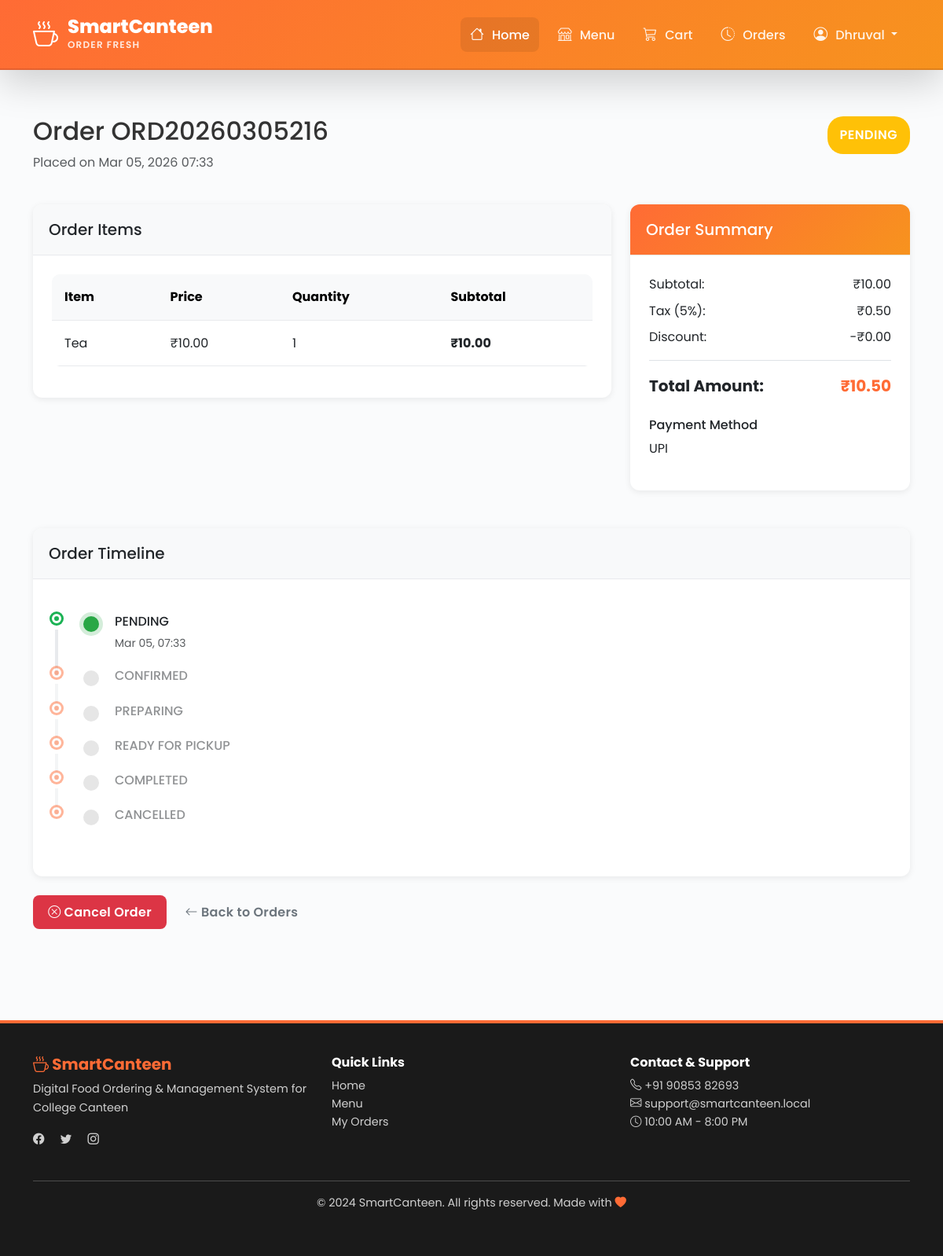
Screenshot of /order/ORD20260305216/ (signed in) with the database file from the repository.
### canteen/models.py (models this page shows, shortened)
class Order(models.Model):
    STATUS_CHOICES = [
        ('pending', 'Pending'),
        ('confirmed', 'Confirmed'),
        ('preparing', 'Preparing'),
        ('ready', 'Ready for Pickup'),
        ('completed', 'Completed'),
        ('cancelled', 'Cancelled'),
    ]
    PAYMENT_METHOD_CHOICES = [
        ('cash', 'Cash Payment'),
        ('card', 'Card Payment'),
        ('upi', 'UPI'),
        ('wallet', 'Wallet'),
    ]
    user = models.ForeignKey(
        User,
        on_delete=models.CASCADE,
        related_name='orders'
    )
    order_id = models.CharField(max_length=20, unique=True, db_index=True)
    status = models.CharField(
        max_length=20,
        choices=STATUS_CHOICES,
        default='pending'
    )
    payment_method = models.CharField(
        max_length=20,
        choices=PAYMENT_METHOD_CHOICES,
        default='cash'
    )
    subtotal = models.DecimalField(
        max_digits=10,
        decimal_places=2,
        validators=[MinValueValidator(Decimal('0.00'))]
    )
    tax = models.DecimalField(
        max_digits=10,
        decimal_places=2,
        default=0,
        validators=[MinValueValidator(Decimal('0.00'))]
    )
    discount = models.DecimalField(
        max_digits=10,
        decimal_places=2,
        default=0,
        validators=[MinValueValidator(Decimal('0.00'))]
    )
    total_amount = models.DecimalField(
        max_digits=10,
        decimal_places=2,
        validators=[MinValueValidator(Decimal('0.00'))]
    )
    special_instructions = models.TextField(blank=True, null=True)
    created_at = models.DateTimeField(auto_now_add=True)
    updated_at = models.DateTimeField(auto_now=True)
    estimated_ready_time = models.DateTimeField(null=True, blank=True)
    completed_at = models.DateTimeField(null=True, blank=True)
    class Meta:
        db_table = 'order'
        verbose_name = 'Order'
        verbose_name_plural = 'Orders'
        ordering = ['-created_at']
        indexes = [
            models.Index(fields=['order_id']),
            models.Index(fields=['user', '-created_at']),
            models.Index(fields=['status']),
        ]
    def can_cancel(self):
        cancellable_statuses = ['pending', 'confirmed']
        return self.status in cancellable_statuses

class OrderItem(models.Model):
    order = models.ForeignKey(
        Order,
        on_delete=models.CASCADE,
        related_name='items'
    )
    food_item = models.ForeignKey(
        FoodItem,
        on_delete=models.SET_NULL,
        null=True,
        related_name='order_items'
    )
    item_name = models.CharField(max_length=200)
    item_price = models.DecimalField(max_digits=8, decimal_places=2)
    quantity = models.PositiveIntegerField(validators=[MinValueValidator(1)])
    subtotal = models.DecimalField(max_digits=10, decimal_places=2)
    class Meta:
        db_table = 'order_item'
        verbose_name = 'Order Item'
        verbose_name_plural = 'Order Items'
        ordering = ['order']

### canteen/views.py (the view)
# urls.py: path('order/<str:order_id>/', views.order_detail, name='order_detail'),
@login_required(login_url='canteen:login')
def order_detail(request, order_id):
    order = get_object_or_404(Order, order_id=order_id, user=request.user)
    items = order.items.all()
    context = {
        'order': order,
        'items': items,
    }
    return render(request, 'canteen/order_detail.html', context)

### canteen/context_processors.py (called while the page is built)
def cart_context(request):
    cart_count = 0
    cart_total = 0
    if request.user.is_authenticated:
        try:
            cart = Cart.objects.get(user=request.user)
            cart_count = cart.get_total_items()
            cart_total = cart.get_total_price()
        except Cart.DoesNotExist:
            pass
    return {
        'cart_count': cart_count,
        'cart_total': cart_total,
    }

### canteen/models.py (called while the page is built)
    def get_total_items(self):
        return sum(item.quantity for item in self.items.all())

    def get_total_price(self):
        return sum(item.get_subtotal() for item in self.items.all())

### canteen/templates/canteen/order_detail.html (shortened to what this page needs)
{% extends 'canteen/base.html' %}
{% block content %}
<div class="container my-5">
    <div class="row mb-4">
        <div class="col-md-8">
            <h2 class="mb-2">Order {{ order.order_id }}</h2>
            <p class="text-muted">Placed on {{ order.created_at|date:"M d, Y H:i" }}</p>
        </div>
        <div class="col-md-4 text-end">
            <span class="badge bg-{% if order.status == 'pending' %}warning{% elif order.status == 'completed' %}success{% elif order.status == 'cancelled' %}danger{% else %}info{% endif %} p-3" style="font-size: 1rem;">
                {{ order.get_status_display|upper }}
            </span>
        </div>
    </div>
    <div class="row">
        <div class="col-lg-8 mb-4">
            <div class="card">
                <div class="card-header bg-light">
                    <h5 class="mb-0">Order Items</h5>
                </div>
                <div class="card-body">
                    <div class="table-responsive">
                        <table class="table">
                            <thead class="table-light">
                                <tr>
                                    <th>Item</th>
                                    <th>Price</th>
                                    <th>Quantity</th>
                                    <th>Subtotal</th>
                                </tr>
                            </thead>
                            <tbody>
                                {% for item in items %}
                                    <tr>
                                        <td>{{ item.item_name }}</td>
                                        <td>₹{{ item.item_price }}</td>
                                        <td>{{ item.quantity }}</td>
                                        <td class="fw-bold">₹{{ item.subtotal }}</td>
                                    </tr>
                                {% endfor %}
                            </tbody>
                        </table>
                    </div>
                </div>
            </div>
        </div>
        <div class="col-lg-4 mb-4">
            <div class="card">
                <div class="card-header bg-primary text-white">
                    <h5 class="mb-0">Order Summary</h5>
                </div>
                <div class="card-body">
                    <div class="d-flex justify-content-between mb-2">
                        <span>Subtotal:</span>
                        <span>₹{{ order.subtotal }}</span>
                    </div>
                    <div class="d-flex justify-content-between mb-2">
                        <span>Tax (5%):</span>
                        <span>₹{{ order.tax }}</span>
                    </div>
                    <div class="d-flex justify-content-between mb-3 pb-3 border-bottom">
                        <span>Discount:</span>
                        <span>-₹{{ order.discount }}</span>
                    </div>
                    <div class="d-flex justify-content-between fw-bold fs-5 mb-4">
                        <span>Total Amount:</span>
                        <span class="text-primary">₹{{ order.total_amount }}</span>
                    </div>
                    <div class="mb-3">
                        <h6>Payment Method</h6>
                        <p class="mb-0">{{ order.get_payment_method_display }}</p>
                    </div>
                </div>
            </div>
        </div>
    </div>
    <div class="row mt-4">
        <div class="col-12">
            <div class="card">
                <div class="card-header bg-light">
                    <h5 class="mb-0">Order Timeline</h5>
                </div>
                <div class="card-body">
                    <div class="timeline">
                        {% with order.STATUS_CHOICES as all_statuses %}
                            {% for status_code, status_name in all_statuses %}
                                <div class="timeline-item {% if order.status == status_code %}active{% endif %}">
                                    <div class="timeline-marker"></div>
                                    <div class="timeline-content">
                                        <h6>{{ status_name|upper }}</h6>
                                        {% if order.status == status_code and order.updated_at %}
                                            <small class="text-muted">{{ order.updated_at|date:"M d, H:i" }}</small>
                                        {% endif %}
                                    </div>
                                </div>
                            {% endfor %}
                        {% endwith %}
                    </div>
                </div>
            </div>
        </div>
    </div>
    <div class="row mt-4">
        <div class="col-12">
            {% if order.can_cancel %}
                <form method="post" action="{% url 'canteen:cancel_order' order.order_id %}" style="display: inline;">
                    <button type="submit" class="btn btn-danger" onclick="return confirm('Are you sure you want to cancel this order?');">
                        <i class="bi bi-x-circle"></i> Cancel Order
                    </button>
                </form>
            {% endif %}
            <a href="{% url 'canteen:order_list' %}" class="btn btn-outline-secondary">
                <i class="bi bi-arrow-left"></i> Back to Orders
            </a>
        </div>
    </div>
</div>
{% endblock %}

### canteen/templates/canteen/base.html (shortened to what this page needs)
<!DOCTYPE html>
<html lang="en">
<head>
    <link href="https://cdn.jsdelivr.net/npm/bootstrap@5.3.0/dist/css/bootstrap.min.css" rel="stylesheet">
    <link rel="stylesheet" href="https://cdn.jsdelivr.net/npm/bootstrap-icons@1.10.0/font/bootstrap-icons.css">
    {% load static %}
    <link rel="stylesheet" href="{% static 'css/style.css' %}">
</head>
<body>
    <nav class="navbar navbar-expand-lg navbar-dark fixed-top premium-header shadow-lg smart-navbar">
        <div class="container-lg">
            <a class="navbar-brand fw-bold" href="{% url 'canteen:home' %}">
                <div class="brand-logo-wrapper">
                    <i class="bi bi-cup-hot"></i>
                    <div>
                        <span class="brand-main">SmartCanteen</span>
                        <span class="brand-tagline">Order Fresh</span>
                    </div>
                </div>
            </a>
            <div class="collapse navbar-collapse" id="navbarNav">
                <ul class="navbar-nav ms-auto gap-1">
                    <li class="nav-item">
                        <a class="nav-link active" href="{% url 'canteen:home' %}">
                            <i class="bi bi-house"></i> Home
                        </a>
                    </li>
                    <li class="nav-item">
                        <a class="nav-link" href="{% url 'canteen:food_list' %}">
                            <i class="bi bi-shop"></i> Menu
                        </a>
                    </li>
                    {% if user.is_authenticated %}
                        <li class="nav-item">
                            <a class="nav-link position-relative" href="{% url 'canteen:cart' %}">
                                <i class="bi bi-cart3"></i> Cart
                            </a>
                        </li>
                        <li class="nav-item">
                            <a class="nav-link" href="{% url 'canteen:order_list' %}">
                                <i class="bi bi-clock-history"></i> Orders
                            </a>
                        </li>
                        <li class="nav-item dropdown">
                            <a class="nav-link dropdown-toggle" href="#" id="userDropdown" role="button" data-bs-toggle="dropdown">
                                <i class="bi bi-person-circle"></i> {{ user.first_name|default:user.username }}
                            </a>
                        </li>
                    {% endif %}
                </ul>
            </div>
        </div>
    </nav>
    <div style="height: 80px;"></div>
    <main>
        {% block content %}{% endblock %}
    </main>
    <footer class="mt-5">
        <div class="container-lg">
            <div class="row">
                <div class="col-md-4 mb-4">
                    <h5 style="color: #FF6B35;"><i class="bi bi-cup-hot"></i> SmartCanteen</h5>
                    <p class="text-muted small">Digital Food Ordering & Management System for College Canteen</p>
                    <div class="mt-3">
                        <a href="https://www.facebook.com/" class="text-decoration-none text-muted me-3"><i class="bi bi-facebook"></i></a>
                        <a href="https://www.twitter.com/" class="text-decoration-none text-muted me-3"><i class="bi bi-twitter"></i></a>
                        <a href="https://www.instagram.com/" class="text-decoration-none text-muted"><i class="bi bi-instagram"></i></a>
                    </div>
                </div>
                <div class="col-md-4 mb-4">
                    <h6>Quick Links</h6>
                    <ul class="list-unstyled">
                        <li><a href="{% url 'canteen:home' %}" class="text-decoration-none text-muted small">Home</a></li>
                        <li><a href="{% url 'canteen:food_list' %}" class="text-decoration-none text-muted small">Menu</a></li>
                        <li><a href="{% url 'canteen:order_list' %}" class="text-decoration-none text-muted small">My Orders</a></li>
                    </ul>
                </div>
                <div class="col-md-4 mb-4">
                    <h6>Contact & Support</h6>
                    <p class="text-muted small">
                        <i class="bi bi-telephone"></i> +91 90853 82693<br>
                        <i class="bi bi-envelope"></i> support@smartcanteen.local<br>
                        <i class="bi bi-clock"></i> 10:00 AM - 8:00 PM
                    </p>
                </div>
            </div>
            <hr class="bg-secondary">
            <div class="text-center text-muted">
                <p class="small">&copy; 2024 SmartCanteen. All rights reserved. Made with <i class="bi bi-heart-fill" style="color: #FF6B35;"></i></p>
            </div>
        </div>
    </footer>
    {% load static %}
</body>
</html>

### canteen/templates/canteen/base.html (style rules this page uses)
* { font-family: 'Poppins', sans-serif; }

### canteen/templates/canteen/order_detail.html (style rules this page uses)
.timeline { position: relative; padding: 20px 0; }
.timeline-item { display: flex; margin-bottom: 20px; opacity: 0.5; }
.timeline-item.active { opacity: 1; }
.timeline-marker { width: 20px; height: 20px; background-color: #ccc; border-radius: 50%; margin-right: 20px; margin-top: 3px; flex-shrink: 0; }
.timeline-item.active .timeline-marker { background-color: #28a745; box-shadow: 0 0 0 5px rgba(40, 167, 69, 0.2); }
.timeline-content h6 { margin-bottom: 5px; }

### rows the page displays
Order: order_id "ORD20260305216", created_at "Mar 05, 2026 07:33", status "PENDING", subtotal "10.00", tax "0.50", discount "0.00", total_amount "10.50", payment_method "UPI", updated_at "Mar 05, 07:33"
OrderItem: item_name "Tea", item_price "10.00", quantity "1", subtotal "10.00"

### other values shown
{{ user.first_name|default:user.username }} "Dhruval"
{{ status_name|upper }} "PENDING" "CONFIRMED" "PREPARING" "READY FOR PICKUP" "COMPLETED" "CANCELLED"
